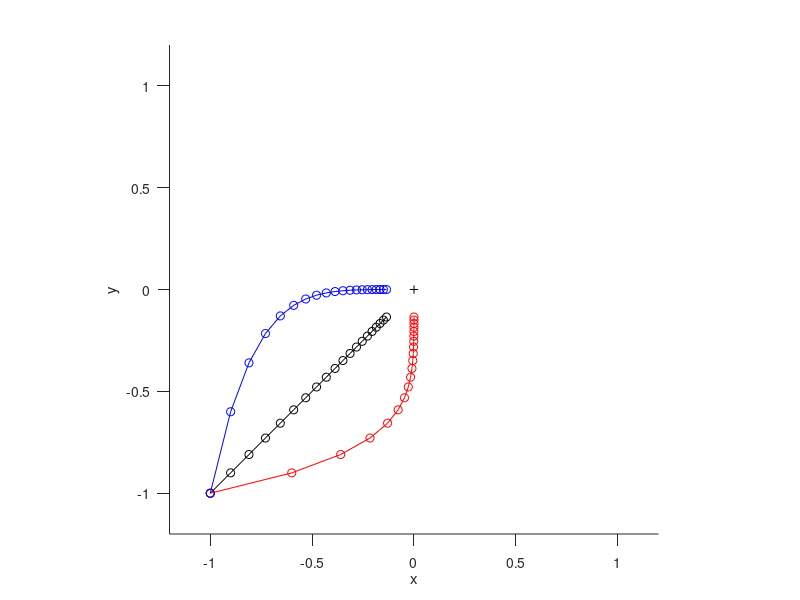

Here is the MATLAB script that generated this plot:
function plot_rr_grad_scaling
%% function to show that linear re-scaling of the coordinate frame changes
%% gradient ascent

% function and scaling
f = @(x, y) - x * x - y * y;
f_grad = @(x, y) [(-2*x) (-2*y)];
%f_A_grad
A1 = [0.5 0; 0 1];
A2 = [1 0; 0 0.5];

x_ini = [-1 -1];

steps = 20;
alpha = 5e-2;


% gradient rescaling:
%
% assume that we are operating in x (vector), and we have another y = g(x) = A x
% (A is invertiable matrix). Then, it can be shown that
%
% grad_y f(g^-1(y)) = (A^-1)^T grad_x f(x),
%
% where the first is evaluated at some y, and the second at some x, such
% that y = g(x).
%
% This implies that
%
% x^n+1 = x^n + alpha grad_x f(x^n)
%
% does not map onto
%
% y^n+1 = y^n + alpha grad_y f(y^n).
%
% Instead, one finds that the latter gives
%
% x^n+1 = x^n + A^-1 (A^-1)^T grad_x f(x^n)


% perform gradient ascent simulations
X = zeros(steps, 2);
X1 = zeros(steps, 2);
X2 = zeros(steps, 2);
A1_inv = inv(A1);
A2_inv = inv(A2);
X(1,:) = x_ini;
X1(1,:) = x_ini * A1';
X2(1,:) = x_ini * A2';
for n = 2:steps
    X(n,:) = X(n-1,:) + alpha * f_grad(X(n-1,1), X(n-1,2));
    % below line re-scales the gradient such that it becomes the same as X1
    %X(n,:) = X(n-1,:) + alpha * (A1_inv * A1_inv' * f_grad(X(n-1,1), X(n-1,2))')';
    X1n1 = A1_inv * X1(n-1,:)';
    X1(n,:) = X1(n-1,:) + alpha * (A1_inv' * f_grad(X1n1(1), X1n1(2))')';
    X2n1 = A2_inv * X2(n-1,:)';
    X2(n,:) = X2(n-1,:) + alpha * (A2_inv' * f_grad(X2n1(1), X2n1(2))')';
end


% plot trajectories, X space
pbar = 1;
figure('Color', 'white'); hold on;   xlim([-1.2, 1.2]);  ylim([-1.2 1.2]); 
plot(X(:,1), X(:,2), 'ko-');
X1X = X1 * A1_inv';
plot(X1X(:, 1), X1X(:, 2), 'ro-');
X2X = X2 * A2_inv';
plot(X2X(:, 1), X2X(:, 2), 'bo-');
plot(0, 0, 'k+');
xlabel('x');
ylabel('y');
set(gca,'Layer','top','Box','off','PlotBoxAspectRatio',[pbar,1,1],...
    'TickDir','out','TickLength',[1,1]*0.02/max(pbar,1));
